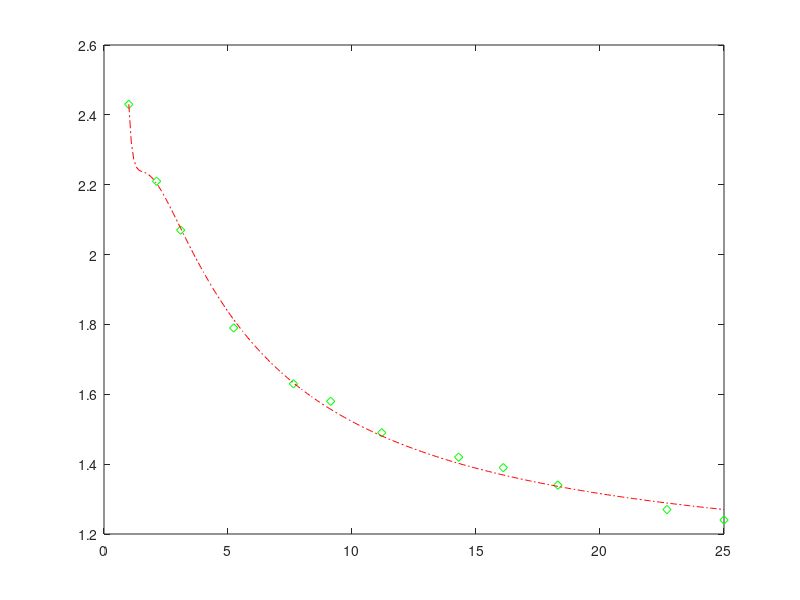

MATLAB code to generate this figure:
x = [1 2.12 3.09 5.23 7.64 9.14 11.2 14.3 16.1 18.3 22.7 25.0]
y = [2.43 2.21 2.07 1.79 1.63 1.58 1.49 1.42 1.39 1.34 1.27 1.24]

u = 1./x;

coef = polyfit(u, y, 3)
y1 = polyval(coef, 1/10.5)

xx = [1:0.1:25]
yy = polyval(coef, 1./xx)

plot(x, y, 'gd', xx, yy, 'r-.')